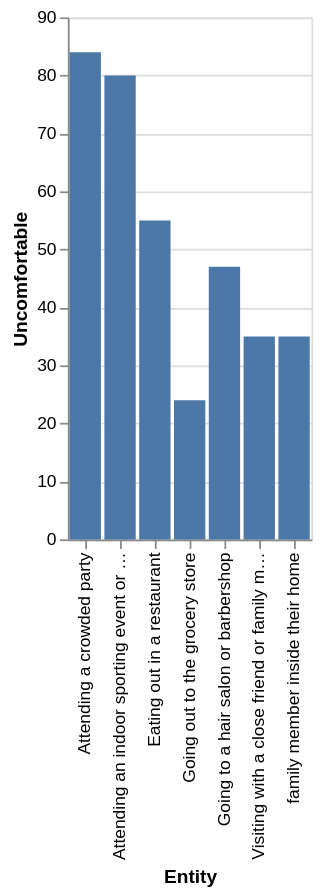

Express this chart as Vega-Lite.
### Vega-Lite specification from a JSON file in a GitHub repository (floating-point values rounded to 4 significant figures)
{"$schema": "https://vega.github.io/schema/vega-lite/v5.json", "description": "Bar chart auto-generated from CSV", "data": {"values": [{"Entity": "Attending a crowded party", "Uncomfortable": 84}, {"Entity": "Attending an indoor sporting event or concert", "Uncomfortable": 80}, {"Entity": "Eating out in a restaurant", "Uncomfortable": 55}, {"Entity": "Going to a hair salon or barbershop", "Uncomfortable": 47}, {"Entity": "family member inside their home", "Uncomfortable": 35}, {"Entity": "Visiting with a close friend or family member inside their home", "Uncomfortable": 35}, {"Entity": "Going out to the grocery store", "Uncomfortable": 24}]}, "mark": "bar", "encoding": {"x": {"field": "Entity", "type": "ordinal"}, "y": {"field": "Uncomfortable", "type": "quantitative"}}}
